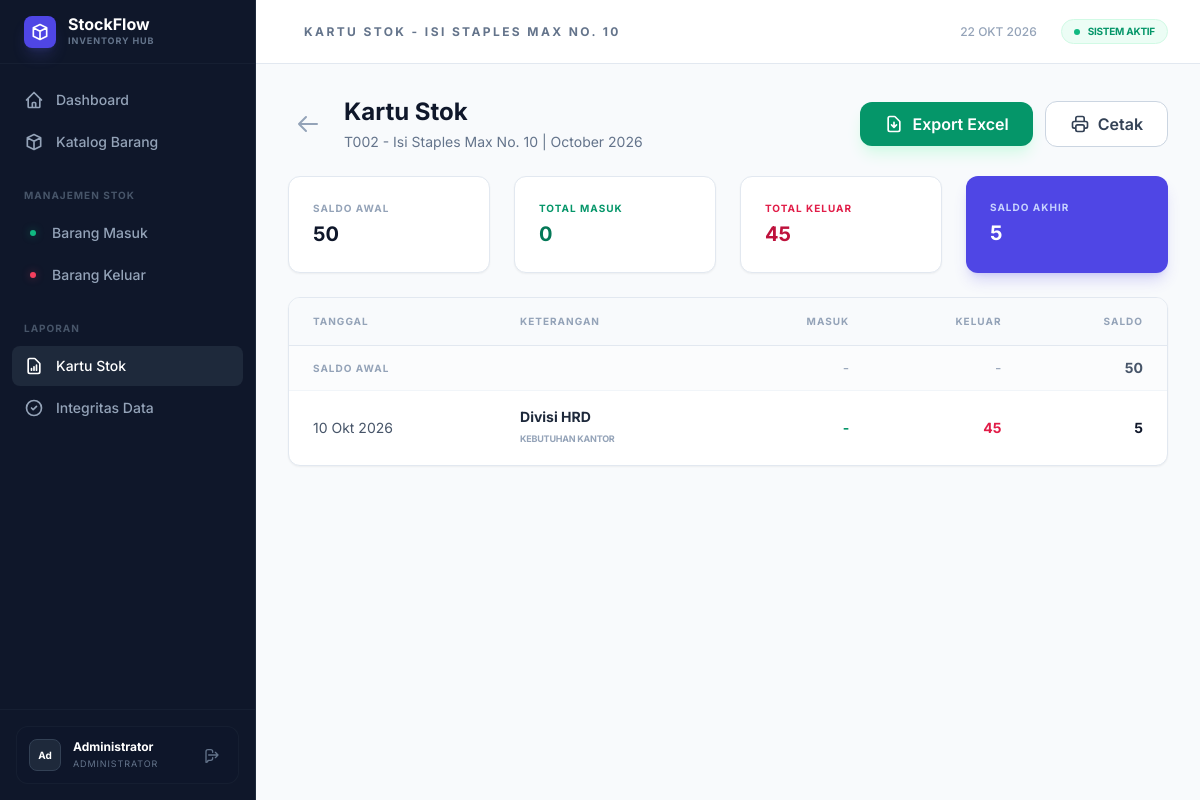
Page /public/reports?item_id=10 (signed in) on the committed database.
### tables this page shows
CREATE TABLE IF NOT EXISTS items (
    id INT AUTO_INCREMENT PRIMARY KEY,
    kode VARCHAR(20) NOT NULL UNIQUE,
    nama VARCHAR(100) NOT NULL,
    satuan VARCHAR(20) NOT NULL,
    stok_minimum INT DEFAULT 0,
    is_active TINYINT(1) DEFAULT 1,
    created_at TIMESTAMP DEFAULT CURRENT_TIMESTAMP
);

CREATE TABLE IF NOT EXISTS stock_transactions (
    id INT AUTO_INCREMENT PRIMARY KEY,
    idempotency_key VARCHAR(64) NOT NULL UNIQUE,
    item_id INT NOT NULL,
    tipe ENUM('masuk', 'keluar', 'koreksi_masuk', 'koreksi_keluar', 'penyesuaian_opname') NOT NULL,
    jumlah INT UNSIGNED NOT NULL,
    arah TINYINT(1) NOT NULL COMMENT '1: Tambah, -1: Kurang',
    tanggal DATE NOT NULL,
    pihak VARCHAR(150) DEFAULT NULL,
    keterangan TEXT DEFAULT NULL,
    ref_transaction_id INT DEFAULT NULL,
    created_by INT NOT NULL,
    created_at TIMESTAMP DEFAULT CURRENT_TIMESTAMP,
    FOREIGN KEY (item_id) REFERENCES items(id),
    FOREIGN KEY (created_by) REFERENCES users(id),
    FOREIGN KEY (ref_transaction_id) REFERENCES stock_transactions(id)
);

### views/reports/kartu_stok.php (the view, shortened to what the rows shown need)
<div class="space-y-6">
    <div class="flex items-center justify-between no-print">
        <div class="flex items-center space-x-4">
            <a href="<?= e($baseUrl) ?>/reports" class="p-2 text-slate-400 hover:text-slate-600 hover:bg-slate-100 rounded-xl transition-all">
                <svg class="w-6 h-6" fill="none" viewBox="0 0 24 24" stroke="currentColor"><path stroke-linecap="round" stroke-linejoin="round" stroke-width="2" d="M10 19l-7-7m0 0l7-7m-7 7h18" /></svg>
            </a>
            <div>
                <h1 class="text-2xl font-bold text-slate-900">Kartu Stok</h1>
                <p class="text-sm text-slate-500 mt-1"><?= e($item['kode']) ?> - <?= e($item['nama']) ?> | <?= date('F Y', strtotime($month . '-01')) ?></p>
            </div>
        </div>
        <div class="flex items-center space-x-3">
            <a href="<?= $_SERVER['REQUEST_URI'] ?>&export=excel" class="bg-emerald-600 hover:bg-emerald-700 text-white rounded-xl px-6 py-2.5 font-semibold transition-all flex items-center shadow-lg shadow-emerald-100">
                <svg class="w-5 h-5 mr-2" fill="none" viewBox="0 0 24 24" stroke="currentColor"><path stroke-linecap="round" stroke-linejoin="round" stroke-width="2" d="M12 10v6m0 0l-3-3m3 3l3-3m2 8H7a2 2 0 01-2-2V5a2 2 0 012-2h5.586a1 1 0 01.707.293l5.414 5.414a1 1 0 01.293.707V19a2 2 0 01-2 2z" /></svg>
                Export Excel
            </a>
            <button onclick="window.print()" class="bg-white border border-slate-300 hover:bg-slate-50 text-slate-700 rounded-xl px-6 py-2.5 font-semibold transition-all flex items-center">
                Cetak
            </button>
        </div>
    </div>
    <div class="grid grid-cols-1 md:grid-cols-4 gap-6">
        <div class="bg-white rounded-xl shadow-sm border border-slate-200 p-6">
            <p class="text-[10px] font-bold text-slate-400 uppercase tracking-widest mb-1">Saldo Awal</p>
            <h3 class="text-xl font-bold text-slate-900"><?= formatNumber($saldoAwal) ?></h3>
        </div>
        <div class="bg-white rounded-xl shadow-sm border border-slate-200 p-6">
            <p class="text-[10px] font-bold text-emerald-600 uppercase tracking-widest mb-1">Total Masuk</p>
            <h3 class="text-xl font-bold text-emerald-700"><?= formatNumber($totalMasuk) ?></h3>
        </div>
        <div class="bg-white rounded-xl shadow-sm border border-slate-200 p-6">
            <p class="text-[10px] font-bold text-rose-600 uppercase tracking-widest mb-1">Total Keluar</p>
            <h3 class="text-xl font-bold text-rose-700"><?= formatNumber($totalKeluar) ?></h3>
        </div>
        <div class="bg-indigo-600 rounded-xl shadow-lg shadow-indigo-600/20 p-6 text-white">
            <p class="text-[10px] font-bold text-indigo-200 uppercase tracking-widest mb-1">Saldo Akhir</p>
            <h3 class="text-xl font-bold"><?= formatNumber($saldoAkhir) ?></h3>
        </div>
    </div>
    <div class="bg-white rounded-xl shadow-sm border border-slate-200 overflow-hidden">
        <div class="overflow-x-auto">
            <table class="w-full text-left border-collapse">
                <thead>
                    <tr class="bg-slate-50 border-b border-slate-200">
                        <th class="px-6 py-4 text-[10px] font-bold text-slate-400 uppercase tracking-widest">Tanggal</th>
                        <th class="px-6 py-4 text-[10px] font-bold text-slate-400 uppercase tracking-widest">Keterangan</th>
                        <th class="px-6 py-4 text-[10px] font-bold text-slate-400 uppercase tracking-widest text-right">Masuk</th>
                        <th class="px-6 py-4 text-[10px] font-bold text-slate-400 uppercase tracking-widest text-right">Keluar</th>
                        <th class="px-6 py-4 text-[10px] font-bold text-slate-400 uppercase tracking-widest text-right">Saldo</th>
                    </tr>
                </thead>
                <tbody class="divide-y divide-slate-100">
                    <tr class="bg-slate-50/50">
                        <td class="px-6 py-3 text-[10px] font-bold text-slate-400 uppercase tracking-widest" colspan="2">SALDO AWAL</td>
                        <td class="px-6 py-3 text-right text-sm text-slate-400">-</td>
                        <td class="px-6 py-3 text-right text-sm text-slate-400">-</td>
                        <td class="px-6 py-3 text-right text-sm font-bold text-slate-600"><?= formatNumber($saldoAwal) ?></td>
                    </tr>
                    <?php if (empty($mutasi)): ?>
                        <tr>
                            <td colspan="5" class="px-6 py-20 text-center text-slate-400 text-sm italic">Tidak ada mutasi pada bulan ini.</td>
                        </tr>
                    <?php else: ?>
                        <?php foreach ($mutasi as $tx): ?>
                        <tr class="hover:bg-slate-50 transition-colors">
                            <td class="px-6 py-4 text-sm text-slate-600 whitespace-nowrap"><?= formatDate($tx['tanggal']) ?></td>
                            <td class="px-6 py-4 text-sm text-slate-500">
                                <div class="font-bold text-slate-800"><?= e($tx['pihak'] ?? 'Internal') ?></div>
                                <div class="text-[9px] font-bold text-slate-400 uppercase tracking-tight mt-0.5"><?= e($tx['keterangan']) ?></div>
                            </td>
                            <td class="px-6 py-4 text-sm text-right font-bold text-emerald-600">
                                <?= $tx['arah'] > 0 ? formatNumber($tx['jumlah']) : '-' ?>
                            </td>
                            <td class="px-6 py-4 text-sm text-right font-bold text-rose-600">
                                <?= $tx['arah'] < 0 ? formatNumber($tx['jumlah']) : '-' ?>
                            </td>
                            <td class="px-6 py-4 text-sm text-right font-bold text-slate-900">
                                <?= formatNumber($tx['saldo_berjalan']) ?>
                            </td>
                        </tr>
                        <?php endforeach; ?>
                    <?php endif; ?>
                </tbody>
            </table>
        </div>
    </div>
</div>

### views/layout.php (shortened to what the rows shown need)
<!DOCTYPE html>
<html lang="id">
<head>
    <script src="https://cdn.tailwindcss.com"></script>
</head>
<body class="bg-slate-50 text-slate-900" x-data="{ sidebarOpen: false }">
    <div class="flex min-h-screen overflow-hidden">
        <aside class="hidden lg:flex flex-col w-64 bg-[#0F172A] border-r border-slate-800 sticky top-0 h-screen text-slate-400">
            <div class="h-16 flex items-center px-6 border-b border-slate-800/50">
                <div class="w-8 h-8 bg-indigo-600 rounded-lg flex items-center justify-center shadow-lg shadow-indigo-500/20 mr-3 shrink-0">
                    <svg class="w-5 h-5 text-white" fill="none" viewBox="0 0 24 24" stroke="currentColor">
                        <path stroke-linecap="round" stroke-linejoin="round" stroke-width="2" d="M20 7l-8-4-8 4m16 0l-8 4m8-4v10l-8 4m0-10L4 7m8 4v10M4 7v10l8 4" />
                    </svg>
                </div>
                <div class="min-w-0">
                    <span class="text-base font-bold text-white block truncate leading-none">StockFlow</span>
                    <span class="text-[9px] font-bold text-slate-500 uppercase tracking-widest mt-0.5 block truncate">Inventory Hub</span>
                </div>
            </div>
            <nav class="flex-1 px-3 py-4 space-y-0.5 overflow-y-auto custom-scrollbar">
                <a href="<?= e($baseUrl) ?>/dashboard" class="group flex items-center px-3 py-2.5 rounded-lg transition-all <?= trim(parse_url($_SERVER['REQUEST_URI'], PHP_URL_PATH), '/') == 'dashboard' ? 'bg-indigo-600 text-white shadow-md shadow-indigo-600/20' : 'hover:bg-slate-800/50 hover:text-slate-200' ?>">
                    <svg class="w-5 h-5 mr-3 shrink-0" fill="none" viewBox="0 0 24 24" stroke="currentColor"><path stroke-linecap="round" stroke-linejoin="round" stroke-width="2" d="M3 12l2-2m0 0l7-7 7 7M5 10v10a1 1 0 001 1h3m10-11l2 2m-2-2v10a1 1 0 01-1 1h-3m-6 0a1 1 0 001-1v-4a1 1 0 011-1h2a1 1 0 011 1v4a1 1 0 001 1m-6 0h6" /></svg>
                    <span class="text-sm font-medium">Dashboard</span>
                </a>
                <a href="<?= e($baseUrl) ?>/items" class="group flex items-center px-3 py-2.5 rounded-lg transition-all <?= strpos($_SERVER['REQUEST_URI'], '/items') !== false ? 'bg-indigo-600 text-white shadow-md shadow-indigo-600/20' : 'hover:bg-slate-800/50 hover:text-slate-200' ?>">
                    <svg class="w-5 h-5 mr-3 shrink-0" fill="none" viewBox="0 0 24 24" stroke="currentColor"><path stroke-linecap="round" stroke-linejoin="round" stroke-width="2" d="M20 7l-8-4-8 4m16 0l-8 4m8-4v10l-8 4m0-10L4 7m8 4v10M4 7v10l8 4" /></svg>
                    <span class="text-sm font-medium">Katalog Barang</span>
                </a>
                <div class="pt-6 pb-2 px-3 text-[10px] font-bold text-slate-600 uppercase tracking-widest">Manajemen Stok</div>
                <a href="<?= e($baseUrl) ?>/stock/in" class="flex items-center px-3 py-2.5 rounded-lg hover:bg-slate-800/50 hover:text-slate-200 transition-all">
                    <div class="w-1.5 h-1.5 rounded-full bg-emerald-500 mr-4 ml-1.5 shadow-[0_0_8px_rgba(16,185,129,0.4)]"></div>
                    <span class="text-sm font-medium">Barang Masuk</span>
                </a>
                <a href="<?= e($baseUrl) ?>/stock/out" class="flex items-center px-3 py-2.5 rounded-lg hover:bg-slate-800/50 hover:text-slate-200 transition-all">
                    <div class="w-1.5 h-1.5 rounded-full bg-rose-500 mr-4 ml-1.5 shadow-[0_0_8px_rgba(244,63,94,0.4)]"></div>
                    <span class="text-sm font-medium">Barang Keluar</span>
                </a>
                <div class="pt-6 pb-2 px-3 text-[10px] font-bold text-slate-600 uppercase tracking-widest">Laporan</div>
                <a href="<?= e($baseUrl) ?>/reports" class="flex items-center px-3 py-2.5 rounded-lg hover:bg-slate-800/50 hover:text-slate-200 transition-all <?= strpos($_SERVER['REQUEST_URI'], '/reports') !== false && strpos($_SERVER['REQUEST_URI'], '/consistency') === false ? 'bg-slate-800 text-white' : '' ?>">
                    <svg class="w-5 h-5 mr-3 shrink-0" fill="none" viewBox="0 0 24 24" stroke="currentColor"><path stroke-linecap="round" stroke-linejoin="round" stroke-width="2" d="M9 17v-2m3 2v-4m3 4v-6m2 10H7a2 2 0 01-2-2V5a2 2 0 012-2h5.586a1 1 0 01.707.293l5.414 5.414a1 1 0 01.293.707V19a2 2 0 01-2 2z" /></svg>
                    <span class="text-sm font-medium">Kartu Stok</span>
                </a>
                <a href="<?= e($baseUrl) ?>/reports/consistency" class="flex items-center px-3 py-2.5 rounded-lg hover:bg-slate-800/50 hover:text-slate-200 transition-all <?= strpos($_SERVER['REQUEST_URI'], '/consistency') !== false ? 'bg-slate-800 text-white' : '' ?>">
                    <svg class="w-5 h-5 mr-3 shrink-0" fill="none" viewBox="0 0 24 24" stroke="currentColor"><path stroke-linecap="round" stroke-linejoin="round" stroke-width="2" d="M9 12l2 2 4-4m6 2a9 9 0 11-18 0 9 9 0 0118 0z" /></svg>
                    <span class="text-sm font-medium">Integritas Data</span>
                </a>
            </nav>
            <div class="p-4 border-t border-slate-800/50">
                <div class="bg-slate-900/50 rounded-xl p-3 flex items-center border border-slate-800/50">
                    <div class="w-8 h-8 rounded-lg bg-slate-800 flex items-center justify-center text-[10px] font-bold text-white border border-slate-700 mr-3 shrink-0">
                        <?= substr(Auth::user()['nama'], 0, 2) ?>
                    </div>
                    <div class="flex-1 min-w-0">
                        <p class="text-xs font-bold text-white truncate"><?= e(Auth::user()['nama']) ?></p>
                        <p class="text-[9px] text-slate-500 truncate uppercase tracking-widest mt-0.5">Administrator</p>
                    </div>
                    <a href="<?= e($baseUrl) ?>/logout" class="ml-2 p-1.5 text-slate-500 hover:text-rose-400 hover:bg-rose-400/10 rounded-md transition-all" title="Keluar">
                        <svg class="w-4 h-4" fill="none" viewBox="0 0 24 24" stroke="currentColor"><path stroke-linecap="round" stroke-linejoin="round" stroke-width="2" d="M17 16l4-4m0 0l-4-4m4 4H7m6 4v1a3 3 0 01-3 3H6a3 3 0 01-3 3V7a3 3 0 013-3h4a3 3 0 013 3v1" /></svg>
                    </a>
                </div>
            </div>
        </aside>
        <div class="flex-1 flex flex-col min-w-0 overflow-hidden">
            <header class="h-16 bg-white border-b border-slate-200 flex items-center justify-between px-8 shrink-0 sticky top-0 z-40">
                <div class="flex items-center space-x-4">
                    <h2 class="text-xs font-bold text-slate-500 uppercase tracking-[0.2em]"><?= $title ?? 'Dashboard' ?></h2>
                </div>
                <div class="flex items-center space-x-6">
                    <span class="text-xs text-slate-400 font-medium hidden sm:block"><?= strtoupper(formatDate(date('Y-m-d'))) ?></span>
                    <div class="flex items-center space-x-2 px-3 py-1 bg-emerald-50 rounded-full text-[10px] font-bold text-emerald-600 uppercase tracking-tight border border-emerald-100">
                        <div class="w-1.5 h-1.5 rounded-full bg-emerald-500 animate-pulse"></div>
                        <span>Sistem Aktif</span>
                    </div>
                </div>
            </header>
            <main class="flex-1 overflow-y-auto p-8">
                <?= $content ?>
            </main>
        </div>
    </div>
</body>
</html>

### rows in the picture
items: nama "KARTU STOK - ISI STAPLES MAX NO. 10", kode "T002", nama "Isi Staples Max No. 10"
stock_transactions: tanggal "10 Okt 2026", pihak "Divisi HRD", keterangan "KEBUTUHAN KANTOR", jumlah "45", saldo_berjalan "5"

### other values in the picture
substr(Auth::user()['nama'], 0, 2) "Ad"
Auth::user()['nama'] "Administrator"
date('F Y', strtotime($month . '-01')) "October 2026"
formatNumber($saldoAwal) "50"
formatNumber($totalMasuk) "0"
formatNumber($totalKeluar) "45"
formatNumber($saldoAkhir) "5"
